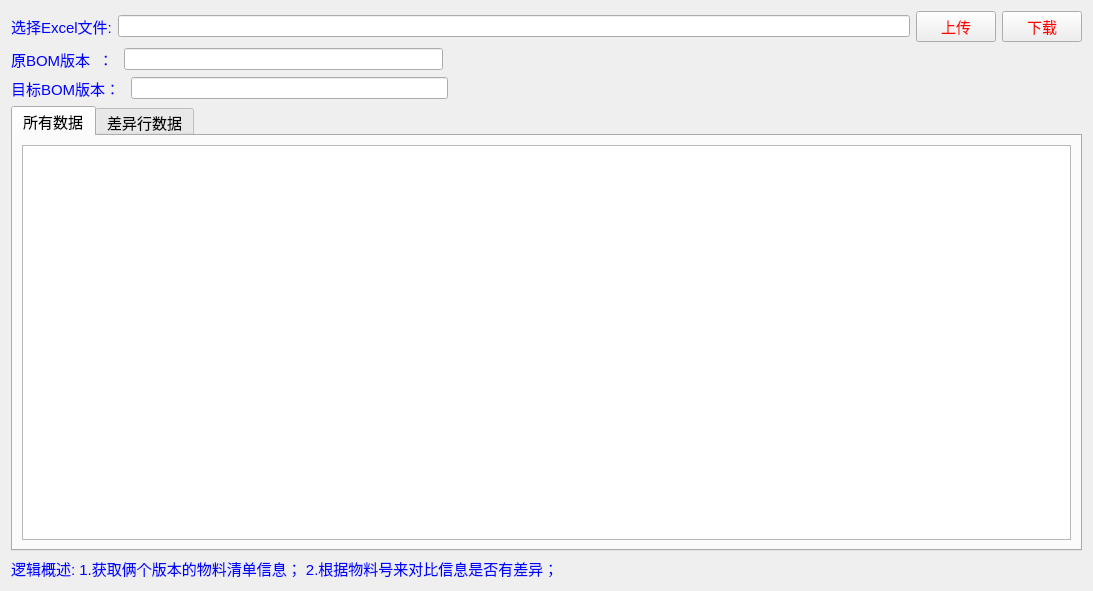
<?xml version="1.0" encoding="UTF-8"?>
<ui version="4.0">
 <class>Form</class>
 <widget class="QWidget" name="Form">
  <property name="geometry">
   <rect>
    <x>0</x>
    <y>0</y>
    <width>1093</width>
    <height>591</height>
   </rect>
  </property>
  <property name="windowTitle">
   <string>BOM版本对比</string>
  </property>
  <property name="styleSheet">
   <string notr="true">QPushButton { 
    color: red ;
    font-size:15px;
}

QLabel { 
    color: blue ;
    font-size:15px;
}
QCheckBox { 
    color: blue ;
    font-size:15px;
}

QTableWidget { 
    color: blue ;
    font-size:15px;
}

QTabWidget { 
    color: blue ;
    font-size:15px;
}

QWidget#tab1 { 
    color: red ;
    font-size:15px;
}
</string>
  </property>
  <layout class="QVBoxLayout" name="verticalLayout">
   <item>
    <layout class="QHBoxLayout" name="horizontalLayout">
     <item>
      <widget class="QLabel" name="label">
       <property name="text">
        <string>选择Excel文件:</string>
       </property>
      </widget>
     </item>
     <item>
      <widget class="QLineEdit" name="Edit"/>
     </item>
     <item>
      <widget class="QPushButton" name="button">
       <property name="text">
        <string>上传</string>
       </property>
      </widget>
     </item>
     <item>
      <widget class="QPushButton" name="button_2">
       <property name="text">
        <string>下载</string>
       </property>
      </widget>
     </item>
    </layout>
   </item>
   <item>
    <layout class="QHBoxLayout" name="horizontalLayout_2" stretch="0,2,4">
     <item>
      <widget class="QLabel" name="label_2">
       <property name="text">
        <string>原BOM版本  ： </string>
       </property>
      </widget>
     </item>
     <item>
      <widget class="QLineEdit" name="lineEdit_2">
       <property name="text">
        <string/>
       </property>
       <property name="readOnly">
        <bool>true</bool>
       </property>
      </widget>
     </item>
     <item>
      <spacer name="horizontalSpacer_2">
       <property name="orientation">
        <enum>Qt::Horizontal</enum>
       </property>
       <property name="sizeHint" stdset="0">
        <size>
         <width>40</width>
         <height>20</height>
        </size>
       </property>
      </spacer>
     </item>
    </layout>
   </item>
   <item>
    <layout class="QHBoxLayout" name="horizontalLayout_3" stretch="0,2,4">
     <item>
      <widget class="QLabel" name="label_3">
       <property name="text">
        <string>目标BOM版本： </string>
       </property>
      </widget>
     </item>
     <item>
      <widget class="QLineEdit" name="lineEdit_3">
       <property name="text">
        <string/>
       </property>
       <property name="readOnly">
        <bool>true</bool>
       </property>
      </widget>
     </item>
     <item>
      <spacer name="horizontalSpacer">
       <property name="orientation">
        <enum>Qt::Horizontal</enum>
       </property>
       <property name="sizeHint" stdset="0">
        <size>
         <width>80</width>
         <height>20</height>
        </size>
       </property>
      </spacer>
     </item>
    </layout>
   </item>
   <item>
    <widget class="QTabWidget" name="tab">
     <property name="currentIndex">
      <number>0</number>
     </property>
     <widget class="QWidget" name="tab1">
      <attribute name="title">
       <string>所有数据</string>
      </attribute>
      <layout class="QHBoxLayout" name="horizontalLayout_4">
       <item>
        <widget class="QTableWidget" name="table1"/>
       </item>
      </layout>
     </widget>
     <widget class="QWidget" name="tab2">
      <attribute name="title">
       <string>差异行数据</string>
      </attribute>
      <layout class="QHBoxLayout" name="horizontalLayout_5">
       <item>
        <widget class="QTableWidget" name="table2"/>
       </item>
      </layout>
     </widget>
    </widget>
   </item>
   <item>
    <widget class="QLabel" name="label_4">
     <property name="text">
      <string>逻辑概述: 1.获取俩个版本的物料清单信息； 2.根据物料号来对比信息是否有差异；</string>
     </property>
    </widget>
   </item>
  </layout>
 </widget>
 <resources/>
 <connections/>
</ui>
